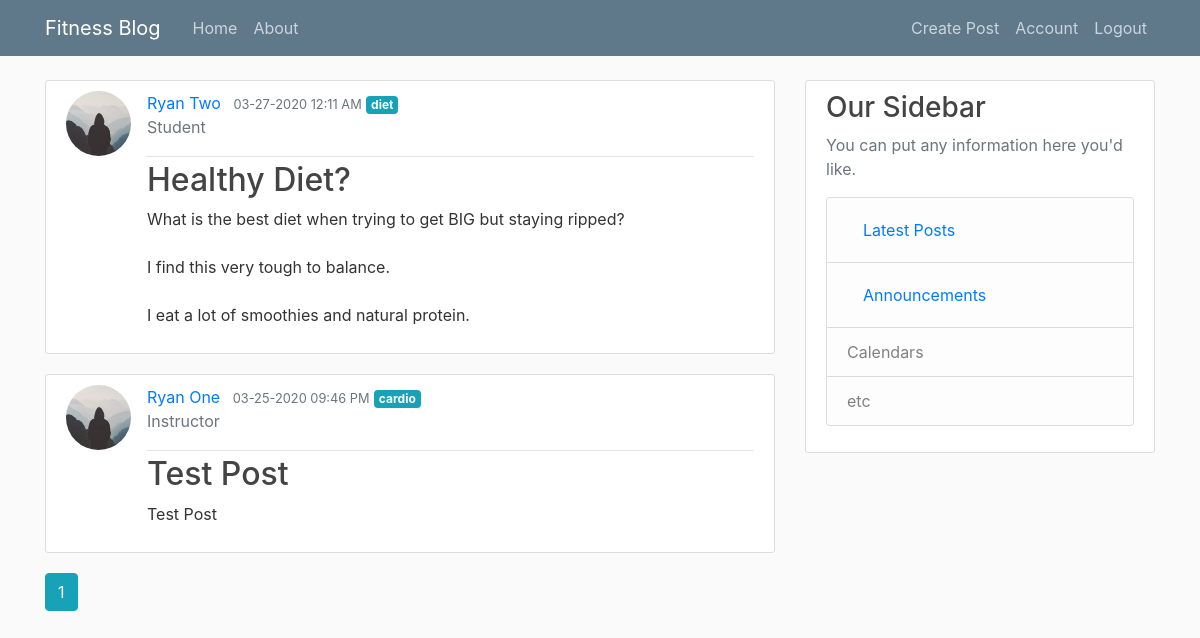
Screenshot of /home (signed in) with the database file from the repository.
### fitnessblog/models.py (models this page shows, shortened)
class Post(db.Model):
    id = db.Column(db.Integer, primary_key=True)
    title = db.Column(db.String(100), nullable=False)
    date_posted = db.Column(db.DateTime, nullable=False, default=datetime.utcnow)
    content = db.Column(db.Text, nullable=False)
    category = db.Column(db.Text, nullable=False)
    user_id = db.Column(db.Integer, db.ForeignKey("user.id"), nullable=False)

class User(db.Model, UserMixin):
    id = db.Column(db.Integer, primary_key=True)
    username = db.Column(db.String(20), unique=True, nullable=False)
    email = db.Column(db.String(120), unique=True, nullable=False)
    profile_type = db.Column(db.String(20), nullable=False)
    image_file = db.Column(db.String(20), nullable=False, default="default.jpg")
    password = db.Column(db.String(60), nullable=False)
    posts = db.relationship("Post", backref="author", lazy=True)

### fitnessblog/main/routes.py (the view)
@main.route("/")
@main.route("/home")
def home():
    page = request.args.get("page", 1, type=int)
    posts = Post.query.order_by(Post.date_posted.desc()).paginate(page=page, per_page=5)
    return render_template("home.html", posts=posts)

### fitnessblog/models.py (called while the page is built)
@login_manager.user_loader
def load_user(user_id):
    return User.query.get(int(user_id))

### fitnessblog/templates/home.html
{% extends "layout.html" %}
{% block content %}
  {% for post in posts.items %}
    <article class="media content-section">
      <img class="rounded-circle article-img" src="{{ url_for('static', filename='profile_pics/' + post.author.image_file) }}">
      <div class="media-body">
        <div class="article-metadata">
          <a class="mr-2" href="{{ url_for('users.user_posts', username=post.author.username) }}">{{ post.author.username }}</a>
          <small class="text-muted">{{ post.date_posted.strftime('%m-%d-%Y %I:%M %p') }}</small>
          <a href="{{ url_for('posts.filter_by_category', category=post.category) }}" class="badge badge-info">{{ post.category}}</a>
          <p class="text-secondary">{{ post.author.profile_type.capitalize() }}</p>
        </div>
        <h2><a class="article-title" href="{{ url_for('posts.post', post_id=post.id) }}">{{ post.title }}</a></h2>
        <p class="article-content">{{ post.content }}</p>
      </div>
    </article>
  {% endfor %}
  {% for page_num in posts.iter_pages(left_edge=1, right_edge=1, left_current=1, right_current=2) %}
    {% if page_num %}
      {% if posts.page == page_num %}
        <a class="btn btn-info mb-4" href="{{ url_for('main.home', page=page_num) }}">{{ page_num }}</a>
      {% else %}
      <a class="btn btn-outline-info mb-4" href="{{ url_for('main.home', page=page_num) }}">{{ page_num }}</a>
      {% endif %}
    {% else %}
      ...
    {% endif %}
  {% endfor %}
{% endblock content %}

### fitnessblog/static/main.css (style rules this page uses)
body { background: #fafafa; color: #333333; margin-top: 5rem; }
h1, h2, h3, h4, h5, h6 { color: #444444; }
.content-section { background: #ffffff; padding: 10px 20px; border: 1px solid #dddddd; border-radius: 3px; margin-bottom: 20px; }
.article-title { color: #444444; }
.article-content { white-space: pre-line; }
.article-img { height: 65px; width: 65px; margin-right: 16px; }
.article-metadata { padding-bottom: 1px; margin-bottom: 4px; border-bottom: 1px solid #e3e3e3; }

### rows the page displays
Post: image_file (placeholder picture), author.username "Ryan Two", date_posted "03-27-2020 12:11 AM", category "diet", author.profile_type "Student", title "Healthy Diet?", content "What is the best diet when trying to get BIG but staying ripped? I find this very tough to balance. I eat a lot of smoothies and natural protein."
Post: image_file (placeholder picture), author.username "Ryan One", date_posted "03-25-2020 09:46 PM", category "cardio", author.profile_type "Instructor", title "Test Post", content "Test Post"

### other values shown
{{ page_num }} "1"
